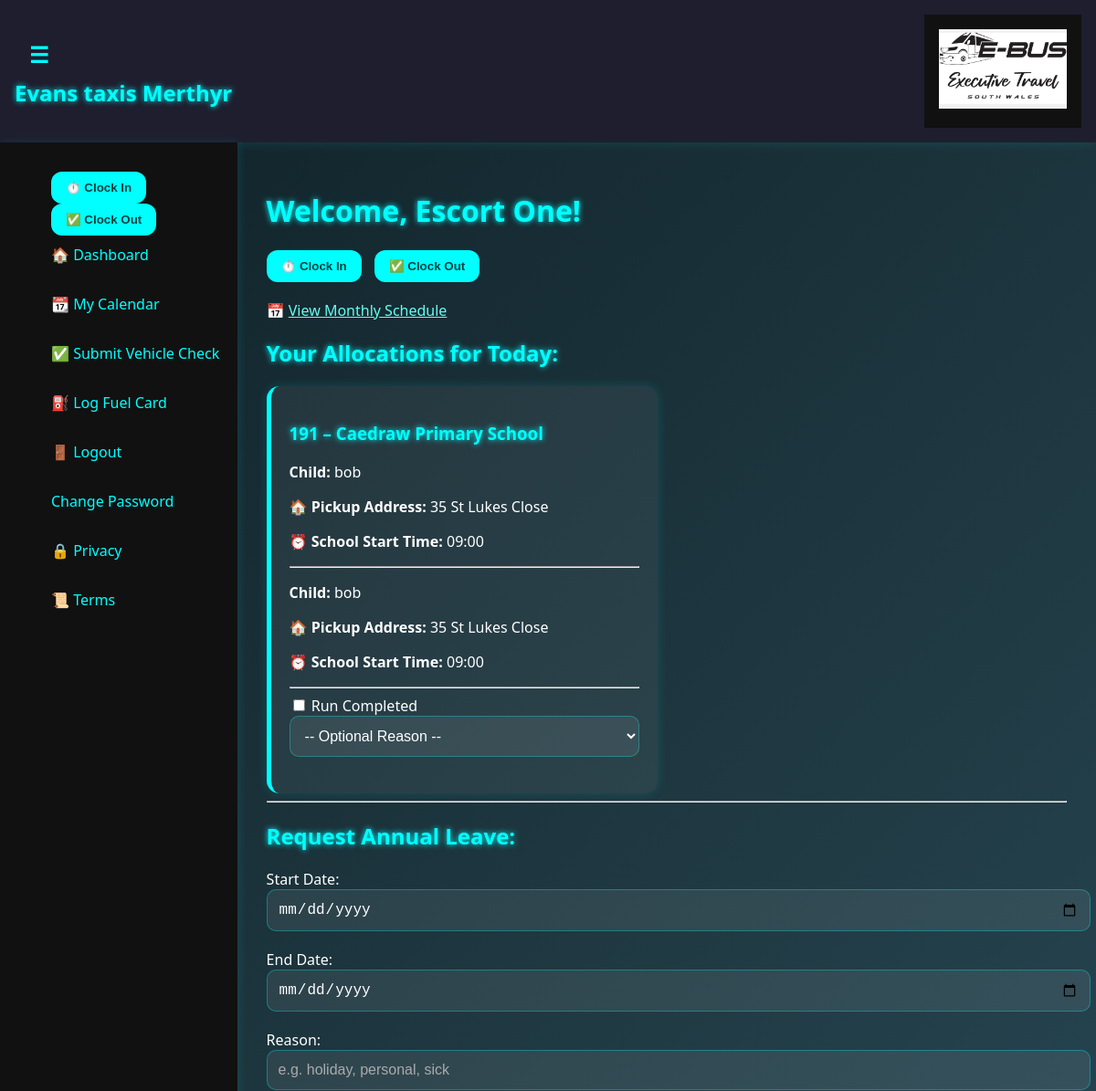
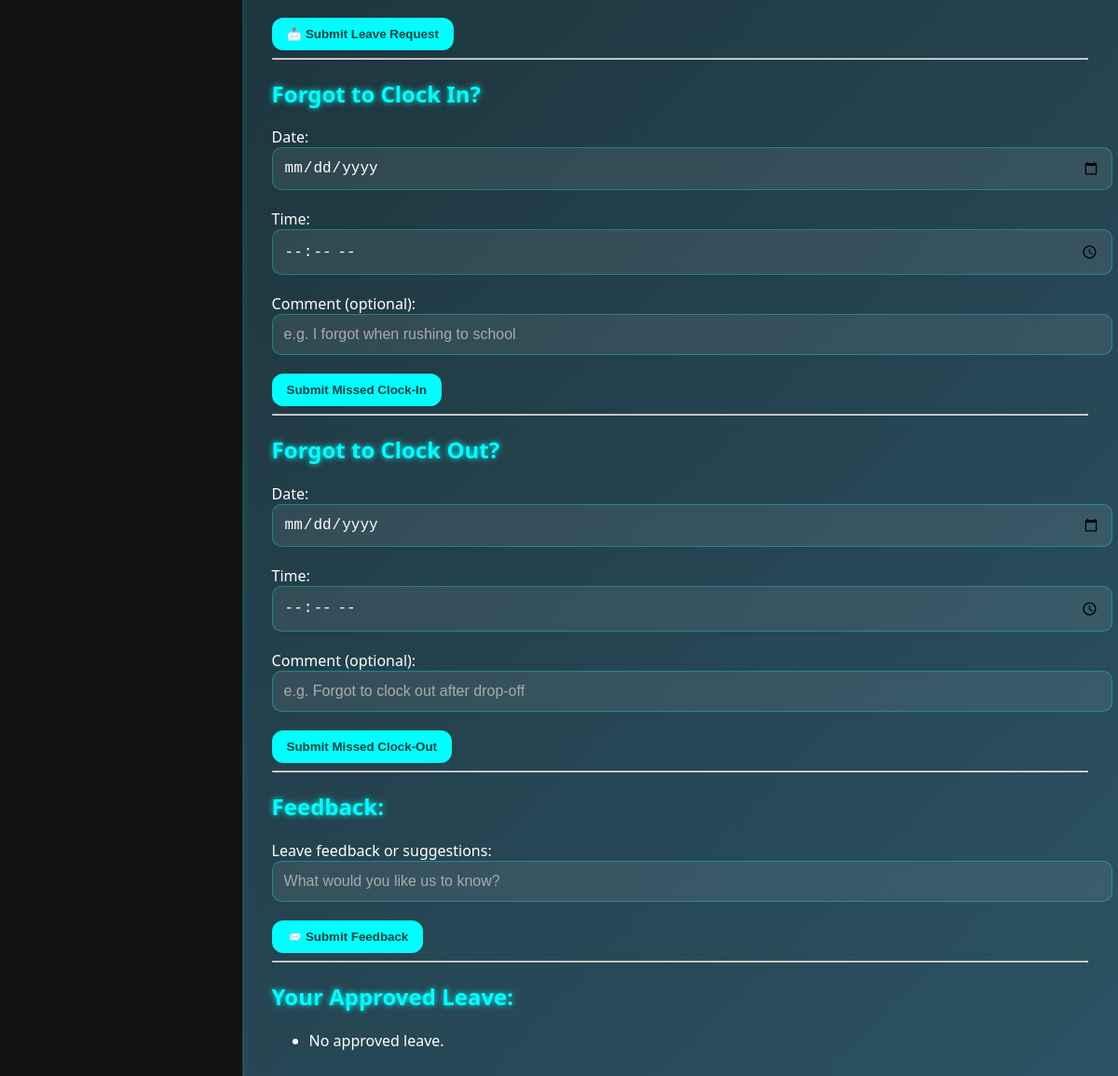
Page /staff-dashboard (signed in) on the committed database (2 pictures, top to bottom).
### model.py (models this page shows, shortened)
class Escort(UserMixin, db.Model):
    __tablename__ = 'escorts'
    id = db.Column(db.Integer, primary_key=True)
    name = db.Column(db.String(100), nullable=False)
    phone = db.Column(db.String(20))
    address = db.Column(db.String(200))
    username = db.Column(db.String(100), unique=True, nullable=False)
    password = db.Column(db.String(100), nullable=False)
    role = db.Column(db.String(20), default='escort')
    base_postcode = db.Column(db.String(20))

class DriverAllocation(db.Model):
    __tablename__ = 'driver_allocation'
    id = db.Column(db.Integer, primary_key=True)
    contract_number = db.Column(db.String(100), nullable=False)
    contract_id = db.Column(db.Integer, db.ForeignKey('contract.id'))
    driver_id = db.Column(db.Integer, db.ForeignKey('drivers.id'))
    escort_id = db.Column(db.Integer, db.ForeignKey('escorts.id'), nullable=True)
    driver_shift = db.Column(db.String(20))
    escort_shift = db.Column(db.String(20), nullable=True)
    contract_days = db.Column(db.String(100), nullable=True)
    repeat_all_week = db.Column(db.Boolean, default=False)
    contract_date = db.Column(db.Date, nullable=True)
    driver = db.relationship('Driver', backref='allocations')
    escort = db.relationship('Escort', backref='allocations')
    contract = db.relationship('Contract', backref='allocations')

class Contract(db.Model):
    id = db.Column(db.Integer, primary_key=True)
    contract_number = db.Column(db.String(100), unique=True, nullable=False)
    school_name = db.Column(db.String(100), nullable=False)
    school_start_time = db.Column(db.Time, nullable=False)
    school_finish_time = db.Column(db.Time, nullable=False)
    children = db.relationship('Child', backref='contract', cascade="all, delete-orphan")
    route_start_time = db.Column(db.Time)
    route_finish_time = db.Column(db.Time)
    required_vehicle_size = db.Column(db.String(50))
    commute_time = db.Column(db.Integer)
    school_postcode = db.Column(db.String(20), nullable=True)
    escort_required = db.Column(db.Boolean, default=False)

class Child(db.Model):
    id = db.Column(db.Integer, primary_key=True)
    name = db.Column(db.String(100), nullable=False)
    address = db.Column(db.String(200), nullable=False)
    contract_id = db.Column(db.Integer, db.ForeignKey('contract.id'), nullable=False)
    child_postcode = db.Column(db.String(20))

### app.py (the view)
@app.route('/staff-dashboard')
@login_required
def staff_dashboard():
    today = date.today()
    weekday_name = today.strftime('%A')
    role = 'driver' if isinstance(current_user, Driver) else 'escort'
    staff_id = current_user.id
    one_time_allocs = DriverAllocation.query.filter_by(contract_date=today).all()
    repeat_allocs = []
    for alloc in DriverAllocation.query.filter_by(repeat_all_week=True).all():
        if alloc.contract_days:
            days_list = [d.strip() for d in alloc.contract_days.split(',')]
            if weekday_name in days_list:
                repeat_allocs.append(alloc)
    all_allocs = one_time_allocs + repeat_allocs
    allocations = []
    for alloc in all_allocs:
        if role == 'driver' and alloc.driver_id == staff_id:
            allocations.append(alloc)
        elif role == 'escort' and alloc.escort_id == staff_id:
            allocations.append(alloc)
    on_leave = Leave.query.filter(
        Leave.person_type == role,
        Leave.person_id == staff_id,
        Leave.approved == True,
        Leave.start_date <= today,
        Leave.end_date >= today
    ).first()
    if on_leave:
        allocations = []  # Hide all schedule if on leave
    approved_leaves = Leave.query.filter_by(
        person_type=role,
        person_id=staff_id,
        approved=True
    ).all()
    pending_leaves = Leave.query.filter_by(
        person_type=role,
        person_id=staff_id,
        approved=None
    ).all()
    declined_leaves = Leave.query.filter_by(
        person_type=role,
        person_id=staff_id,
        approved=False
    ).all()
    start_of_week = today - timedelta(days=today.weekday())  # Monday
    week_allocations = {}
    for i in range(5):  # Mon to Fri
        day = start_of_week + timedelta(days=i)
        weekday = day.strftime('%A')
        daily_one_time = DriverAllocation.query.filter_by(contract_date=day).all()
        daily_repeat = []
        for alloc in DriverAllocation.query.filter_by(repeat_all_week=True).all():
            if alloc.contract_days and weekday in [d.strip() for d in alloc.contract_days.split(',')]:
                daily_repeat.append(alloc)
        daily_all = daily_one_time + daily_repeat
        staff_day_allocs = []
        for alloc in daily_all:
            if role == 'driver' and alloc.driver_id == staff_id:
                staff_day_allocs.append(alloc)
            elif role == 'escort' and alloc.escort_id == staff_id:
                staff_day_allocs.append(alloc)
        week_allocations[day] = staff_day_allocs
    return render_template(
        'staff_dashboard.html',
        user=current_user,
        role=role,
        today=today,
        allocations=allocations,
        approved_leaves=approved_leaves,
        pending_leaves=pending_leaves,
        declined_leaves=declined_leaves,
        week_allocations=week_allocations,
        on_leave=on_leave
    )

### app.py (called while the page is built)
@login_manager.user_loader
def load_user(user_id):
    role, id = user_id.split(':')
    if role == 'driver':
        return Driver.query.get(int(id))
    elif role == 'escort':
        return Escort.query.get(int(id))
    elif role == 'manager':
        return Manager.query.get(int(id))
    elif role == 'mechanic':
        return Mechanic.query.get(int(id))
    return None

@app.context_processor
def inject_today():
    return {'today': date.today()}

@app.before_request
def before_request_func():
    if db.engine.url.drivername == 'sqlite':
        db.session.execute(text('PRAGMA foreign_keys = ON'))

### templates/staff_dashboard.html (shortened to what this page needs)
{% extends "base.html" %}
{% block content %}
<h1>Welcome, {{ user.name }}!</h1>
<div style="margin-bottom: 20px;">
    <form action="{{ url_for('clock_in') }}" method="POST" style="display:inline;">
        <button type="submit">⏱️ Clock In</button>
    </form>
    <form action="{{ url_for('clock_out') }}" method="POST" style="display:inline; margin-left: 10px;">
        <button type="submit">✅ Clock Out</button>
    </form>
</div>
<p>
    📅 <a href="{{ url_for('staff_calendar') }}">View Monthly Schedule</a>
</p>
<h2>Your Allocations for Today:</h2>
<div class="card-grid">
{% for alloc in allocations %}
    <div class="shift-card {{ alloc.driver_shift|lower }}">
        <h3>{{ alloc.contract.contract_number }} – {{ alloc.contract.school_name }}</h3>
        {% for child in alloc.contract.children %}
            <p><strong>Child:</strong> {{ child.name }}</p>
            {% if alloc.driver_shift == 'AM' %}
                <p>🏠 <strong>Pickup Address:</strong> {{ child.address }}</p>
                <p>⏰ <strong>School Start Time:</strong> {{ alloc.contract.school_start_time.strftime('%H:%M') }}</p>
            {% elif alloc.driver_shift == 'PM' %}
                <p>⏰ <strong>School Finish Time:</strong> {{ alloc.contract.school_finish_time.strftime('%H:%M') }}</p>
                <p>🚗 <strong>Drop-off Address:</strong> {{ child.address }}</p>
            {% endif %}
            <hr>
        {% endfor %}
        <form method="POST" action="{{ url_for('submit_run_status') }}">
            <label>
                <input type="checkbox" name="completed" onchange="this.form.submit()"> Run Completed
            </label>
            <select name="reason" onchange="this.form.submit()">
                <option value="">-- Optional Reason --</option>
            </select>
        </form>
    </div>
{% else %}
    <p>No allocations found for today.</p>
{% endfor %}
</div>
<hr>
<h2>Request Annual Leave:</h2>
<form action="{{ url_for('submit_leave_request') }}" method="POST">
    <label for="start_date">Start Date:</label>
    <input type="date" name="start_date" required>
    <label for="end_date">End Date:</label>
    <input type="date" name="end_date" required>
    <label for="reason">Reason:</label>
    <input type="text" name="reason" placeholder="e.g. holiday, personal, sick">
    <button type="submit">📩 Submit Leave Request</button>
</form>
<hr>
<h2>Forgot to Clock In?</h2>
<form action="{{ url_for('submit_missed_clockin') }}" method="POST">
    <label for="requested_date">Date:</label>
    <input type="date" name="requested_date" required>
    <label for="requested_time">Time:</label>
    <input type="time" name="requested_time" required>
    <label for="comment">Comment (optional):</label>
    <input type="text" name="comment" placeholder="e.g. I forgot when rushing to school">
    <button type="submit">Submit Missed Clock-In</button>
</form>
<hr>
<h2>Forgot to Clock Out?</h2>
<form action="{{ url_for('submit_missed_clockout_request') }}" method="POST">
    <label for="requested_date">Date:</label>
    <input type="date" name="requested_date" required>
    <label for="requested_time">Time:</label>
    <input type="time" name="requested_time" required>
    <label for="comment">Comment (optional):</label>
    <input type="text" name="comment" placeholder="e.g. Forgot to clock out after drop-off">
    <button type="submit">Submit Missed Clock-Out</button>
</form>
<hr>
<h2>Feedback:</h2>
<form action="{{ url_for('submit_feedback') }}" method="POST">
    <label for="message">Leave feedback or suggestions:</label>
    <input type="text" name="message" placeholder="What would you like us to know?" required>
    <button type="submit">📨 Submit Feedback</button>
</form>
<hr>
<h2>Your Approved Leave:</h2>
<ul>
{% for leave in approved_leaves %}
    <li>
        📅 <strong>{{ leave.start_date }}</strong> to <strong>{{ leave.end_date }}</strong><br>
        <em>{{ leave.reason or "No reason given" }}</em>
    </li>
{% else %}
    <li>No approved leave.</li>
{% endfor %}
</ul>
{% endblock %}

### static/style.css (style rules this page uses)
:root { --bg-gradient: linear-gradient(135deg, #0f2027, #203a43, #2c5364); --accent: #00ffff; --accent-soft: rgba(0, 255, 255, 0.1); --font-main: 'Segoe UI', 'Inter', sans-serif; --card-bg: rgba(255, 255, 255, 0.06); --text-color: #f0faff; --shadow: 0 0 12px rgba(0, 255, 255, 0.15); --link-color: #66fcf1; --link-hover: #ffffff; }
html, body { margin: 0; padding: 0; font-family: var(--font-main); background: var(--bg-gradient); color: var(--text-color); min-height: 100vh; }
h1, h2, h3 { color: var(--accent); text-shadow: 0 0 6px var(--accent); }
a { color: var(--link-color); text-decoration: underline; }
button, a.button, .dashboard-link { background-color: var(--accent); color: #003f3f; border: none; padding: 10px 16px; font-weight: 600; border-radius: 12px; cursor: pointer; text-decoration: none; transition: all 0.2s ease; }
input[type="text"], input[type="date"], input[type="time"], select, textarea { width: 100%; padding: 12px; border-radius: 10px; border: 1px solid rgba(0, 255, 255, 0.3); background: rgba(255, 255, 255, 0.08); color: #ffffff; font-size: 1rem; margin-bottom: 20px; }
select option { background: #1e2a33; color: #ffffff; }
input::placeholder, textarea::placeholder { color: #aaa; }
.card-grid { display: grid; grid-template-columns: repeat(auto-fill, minmax(280px, 1fr)); gap: 20px; margin-top: 20px; }
.shift-card, .info-box { background: var(--card-bg); padding: 20px; border-left: 5px solid var(--accent); border-radius: 14px; box-shadow: var(--shadow); transition: 0.3s; }

### templates/base.html (style rules this page uses)
:root { --bg-gradient: linear-gradient(135deg, #0f2027, #203a43, #2c5364); --accent: #00ffff; --font-main: 'Segoe UI', Tahoma, Geneva, Verdana, sans-serif; }
html, body { margin: 0; padding: 0; height: 100%; font-family: var(--font-main); background: var(--bg-gradient); color: white; }

### rows in the picture
Escort: name "Escort One"
DriverAllocation: contract.contract_number "191", contract.school_name "Caedraw Primary School"
Child: name "bob", address "35 St Lukes Close"
Contract: contract.school_start_time "09:00"
Child: name "bob", address "35 St Lukes Close"
